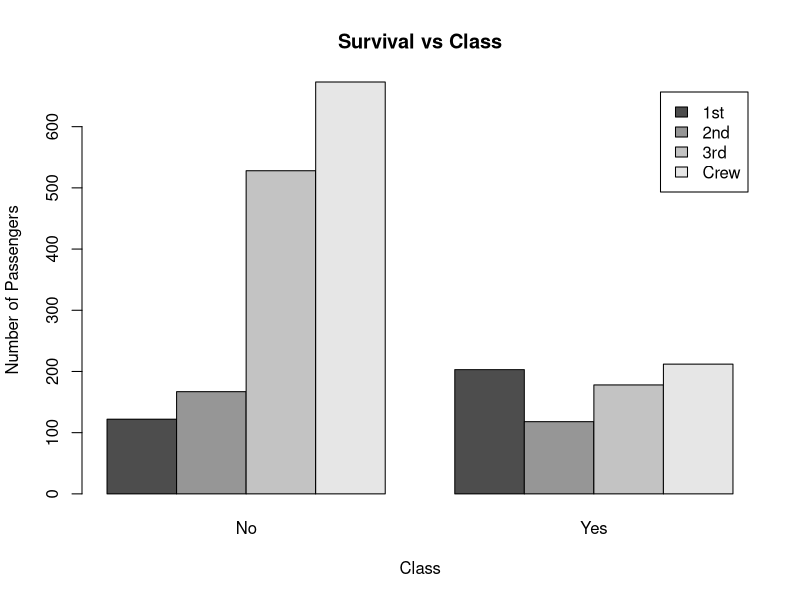
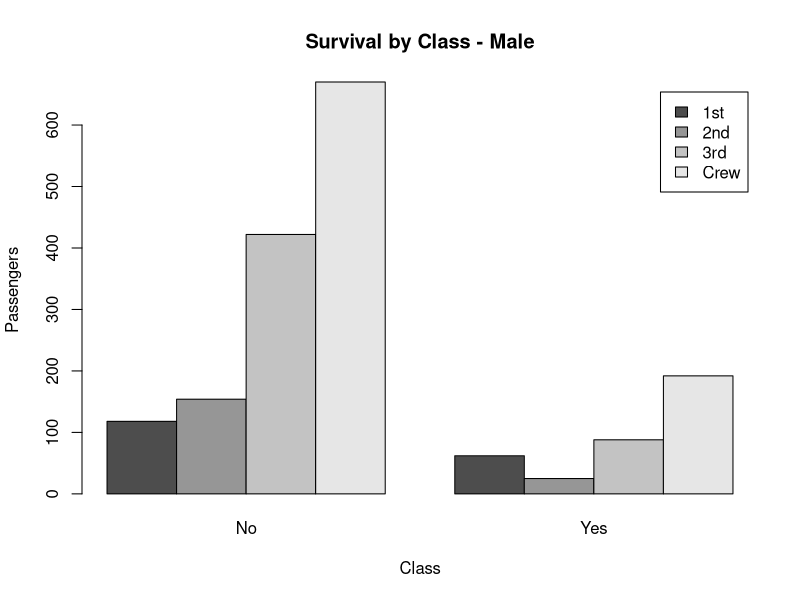
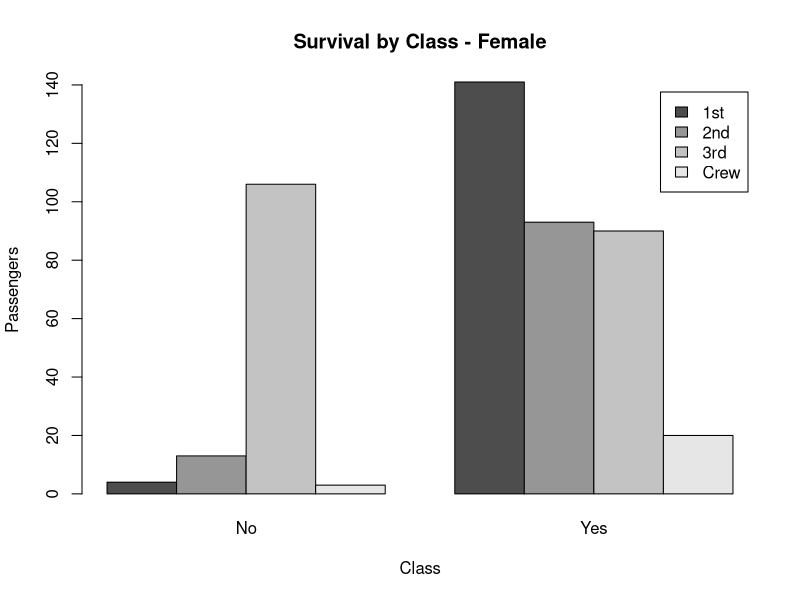

These figures' R source, in order:
data(Titanic)

# Convert Titanic table to data frame
titanic_data <- as.data.frame(Titanic)

# Display
print(titanic_data)

# Survival vs Class
survival_class <- xtabs(
  Freq ~ Class + Survived,
  data = titanic_data
)

barplot(
  survival_class,
  beside = TRUE,
  legend = TRUE,
  main = "Survival vs Class",
  xlab = "Class",
  ylab = "Number of Passengers"
)

# Survival vs Class by Gender
survival_gender <- xtabs(
  Freq ~ Class + Survived + Sex,
  data = titanic_data
)

# Male
barplot(
  survival_gender[, , "Male"],
  beside = TRUE,
  legend = TRUE,
  main = "Survival by Class - Male",
  xlab = "Class",
  ylab = "Passengers"
)

# Female
barplot(
  survival_gender[, , "Female"],
  beside = TRUE,
  legend = TRUE,
  main = "Survival by Class - Female",
  xlab = "Class",
  ylab = "Passengers"
)
